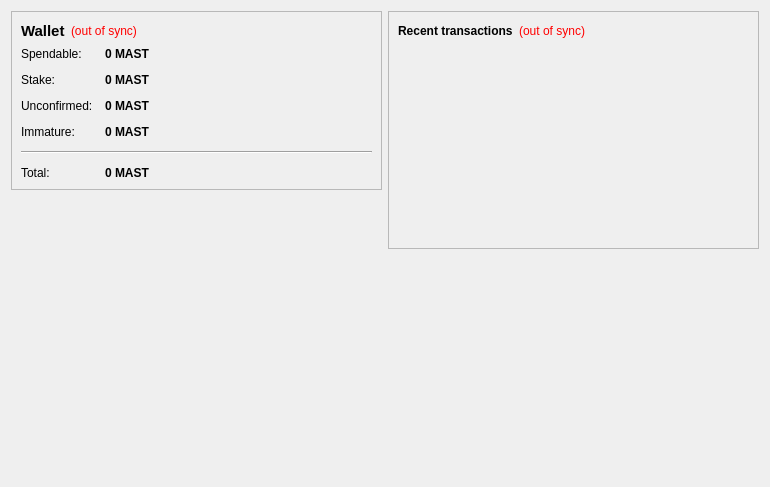
<?xml version="1.0" encoding="UTF-8"?>
<ui version="4.0">
 <class>OverviewPage</class>
 <widget class="QWidget" name="OverviewPage">
  <property name="geometry">
   <rect>
    <x>0</x>
    <y>0</y>
    <width>770</width>
    <height>487</height>
   </rect>
  </property>
  <property name="windowTitle">
   <string>Form</string>
  </property>
  <layout class="QHBoxLayout" name="horizontalLayout" stretch="1,1">
   <item>
    <layout class="QVBoxLayout" name="verticalLayout_2">
     <item>
      <widget class="QFrame" name="frame">
       <property name="frameShape">
        <enum>QFrame::StyledPanel</enum>
       </property>
       <property name="frameShadow">
        <enum>QFrame::Raised</enum>
       </property>
       <layout class="QVBoxLayout" name="verticalLayout_4">
        <item>
         <layout class="QHBoxLayout" name="horizontalLayout_4">
          <item>
           <widget class="QLabel" name="label_5">
            <property name="font">
             <font>
              <pointsize>11</pointsize>
              <weight>75</weight>
              <bold>true</bold>
             </font>
            </property>
            <property name="text">
             <string>Wallet</string>
            </property>
           </widget>
          </item>
          <item>
           <widget class="QLabel" name="labelWalletStatus">
            <property name="toolTip">
             <string>The displayed information may be out of date. Your wallet automatically synchronizes with the MastCoin network after a connection is established, but this process has not completed yet.</string>
            </property>
            <property name="styleSheet">
             <string notr="true">QLabel { color: red; }</string>
            </property>
            <property name="text">
             <string notr="true">(out of sync)</string>
            </property>
            <property name="alignment">
             <set>Qt::AlignLeading|Qt::AlignLeft|Qt::AlignVCenter</set>
            </property>
           </widget>
          </item>
          <item>
           <spacer name="horizontalSpacer_2">
            <property name="orientation">
             <enum>Qt::Horizontal</enum>
            </property>
            <property name="sizeHint" stdset="0">
             <size>
              <width>40</width>
              <height>20</height>
             </size>
            </property>
           </spacer>
          </item>
         </layout>
        </item>
        <item>
         <layout class="QFormLayout" name="formLayout_2">
          <property name="fieldGrowthPolicy">
           <enum>QFormLayout::AllNonFixedFieldsGrow</enum>
          </property>
          <property name="horizontalSpacing">
           <number>12</number>
          </property>
          <property name="verticalSpacing">
           <number>12</number>
          </property>
          <item row="0" column="0">
           <widget class="QLabel" name="label">
            <property name="text">
             <string>Spendable:</string>
            </property>
           </widget>
          </item>
          <item row="0" column="1">
           <widget class="QLabel" name="labelBalance">
            <property name="font">
             <font>
              <weight>75</weight>
              <bold>true</bold>
             </font>
            </property>
            <property name="cursor">
             <cursorShape>IBeamCursor</cursorShape>
            </property>
            <property name="toolTip">
             <string>Your current spendable balance</string>
            </property>
            <property name="text">
             <string notr="true">0 MAST</string>
            </property>
            <property name="textInteractionFlags">
             <set>Qt::LinksAccessibleByMouse|Qt::TextSelectableByKeyboard|Qt::TextSelectableByMouse</set>
            </property>
           </widget>
          </item>
          <item row="1" column="0">
           <widget class="QLabel" name="label_6">
            <property name="text">
             <string>Stake:</string>
            </property>
           </widget>
          </item>
          <item row="1" column="1">
           <widget class="QLabel" name="labelStake">
            <property name="font">
             <font>
              <weight>75</weight>
              <bold>true</bold>
             </font>
            </property>
            <property name="cursor">
             <cursorShape>IBeamCursor</cursorShape>
            </property>
            <property name="toolTip">
             <string>Total of coins that was staked, and do not yet count toward the current balance</string>
            </property>
            <property name="text">
             <string notr="true">0 MAST</string>
            </property>
            <property name="textInteractionFlags">
             <set>Qt::LinksAccessibleByMouse|Qt::TextSelectableByKeyboard|Qt::TextSelectableByMouse</set>
            </property>
           </widget>
          </item>
          <item row="2" column="0">
           <widget class="QLabel" name="label_3">
            <property name="text">
             <string>Unconfirmed:</string>
            </property>
           </widget>
          </item>
          <item row="2" column="1">
           <widget class="QLabel" name="labelUnconfirmed">
            <property name="font">
             <font>
              <weight>75</weight>
              <bold>true</bold>
             </font>
            </property>
            <property name="cursor">
             <cursorShape>IBeamCursor</cursorShape>
            </property>
            <property name="toolTip">
             <string>Total of transactions that have yet to be confirmed, and do not yet count toward the current balance</string>
            </property>
            <property name="text">
             <string notr="true">0 MAST</string>
            </property>
            <property name="textInteractionFlags">
             <set>Qt::LinksAccessibleByMouse|Qt::TextSelectableByKeyboard|Qt::TextSelectableByMouse</set>
            </property>
           </widget>
          </item>
          <item row="3" column="0">
           <widget class="QLabel" name="labelImmatureText">
            <property name="text">
             <string>Immature:</string>
            </property>
           </widget>
          </item>
          <item row="3" column="1">
           <widget class="QLabel" name="labelImmature">
            <property name="font">
             <font>
              <weight>75</weight>
              <bold>true</bold>
             </font>
            </property>
            <property name="toolTip">
             <string>Mined balance that has not yet matured</string>
            </property>
            <property name="text">
             <string notr="true">0 MAST</string>
            </property>
            <property name="textInteractionFlags">
             <set>Qt::LinksAccessibleByMouse|Qt::TextSelectableByKeyboard|Qt::TextSelectableByMouse</set>
            </property>
           </widget>
          </item>
          <item row="4" column="0" colspan="2">
           <widget class="Line" name="line">
            <property name="orientation">
             <enum>Qt::Horizontal</enum>
            </property>
           </widget>
          </item>
          <item row="5" column="0">
           <widget class="QLabel" name="labelTotalText">
            <property name="text">
             <string>Total:</string>
            </property>
           </widget>
          </item>
          <item row="5" column="1">
           <widget class="QLabel" name="labelTotal">
            <property name="font">
             <font>
              <weight>75</weight>
              <bold>true</bold>
             </font>
            </property>
            <property name="cursor">
             <cursorShape>IBeamCursor</cursorShape>
            </property>
            <property name="toolTip">
             <string>Your current total balance</string>
            </property>
            <property name="text">
             <string notr="true">0 MAST</string>
            </property>
            <property name="textInteractionFlags">
             <set>Qt::LinksAccessibleByMouse|Qt::TextSelectableByKeyboard|Qt::TextSelectableByMouse</set>
            </property>
           </widget>
          </item>
         </layout>
        </item>
       </layout>
      </widget>
     </item>
     <item>
      <spacer name="verticalSpacer">
       <property name="orientation">
        <enum>Qt::Vertical</enum>
       </property>
       <property name="sizeHint" stdset="0">
        <size>
         <width>20</width>
         <height>40</height>
        </size>
       </property>
      </spacer>
     </item>
     <item>
      <widget class="QLabel" name="label_2">
       <property name="autoFillBackground">
        <bool>true</bool>
       </property>
       <property name="text">
        <string/>
       </property>
       <property name="pixmap">
        <pixmap resource="../bitcoin.qrc">:/icons/mastbg</pixmap>
       </property>
       <property name="scaledContents">
        <bool>false</bool>
       </property>
       <property name="margin">
        <number>0</number>
       </property>
      </widget>
     </item>
    </layout>
   </item>
   <item>
    <layout class="QVBoxLayout" name="verticalLayout_3">
     <item>
      <widget class="QFrame" name="frame_2">
       <property name="frameShape">
        <enum>QFrame::StyledPanel</enum>
       </property>
       <property name="frameShadow">
        <enum>QFrame::Raised</enum>
       </property>
       <layout class="QVBoxLayout" name="verticalLayout">
        <item>
         <layout class="QHBoxLayout" name="horizontalLayout_2">
          <item>
           <widget class="QLabel" name="label_4">
            <property name="text">
             <string>&lt;b&gt;Recent transactions&lt;/b&gt;</string>
            </property>
           </widget>
          </item>
          <item>
           <widget class="QLabel" name="labelTransactionsStatus">
            <property name="toolTip">
             <string>The displayed information may be out of date. Your wallet automatically synchronizes with the MastCoin network after a connection is established, but this process has not completed yet.</string>
            </property>
            <property name="styleSheet">
             <string notr="true">QLabel { color: red; }</string>
            </property>
            <property name="text">
             <string notr="true">(out of sync)</string>
            </property>
            <property name="alignment">
             <set>Qt::AlignRight|Qt::AlignTrailing|Qt::AlignVCenter</set>
            </property>
           </widget>
          </item>
          <item>
           <spacer name="horizontalSpacer">
            <property name="orientation">
             <enum>Qt::Horizontal</enum>
            </property>
            <property name="sizeHint" stdset="0">
             <size>
              <width>40</width>
              <height>20</height>
             </size>
            </property>
           </spacer>
          </item>
         </layout>
        </item>
        <item>
         <widget class="QListView" name="listTransactions">
          <property name="styleSheet">
           <string notr="true">QListView { background: transparent; }</string>
          </property>
          <property name="frameShape">
           <enum>QFrame::NoFrame</enum>
          </property>
          <property name="verticalScrollBarPolicy">
           <enum>Qt::ScrollBarAlwaysOff</enum>
          </property>
          <property name="horizontalScrollBarPolicy">
           <enum>Qt::ScrollBarAlwaysOff</enum>
          </property>
          <property name="selectionMode">
           <enum>QAbstractItemView::NoSelection</enum>
          </property>
         </widget>
        </item>
       </layout>
      </widget>
     </item>
     <item>
      <spacer name="verticalSpacer_2">
       <property name="orientation">
        <enum>Qt::Vertical</enum>
       </property>
       <property name="sizeHint" stdset="0">
        <size>
         <width>20</width>
         <height>40</height>
        </size>
       </property>
      </spacer>
     </item>
    </layout>
   </item>
  </layout>
 </widget>
 <resources/>
 <connections/>
</ui>
